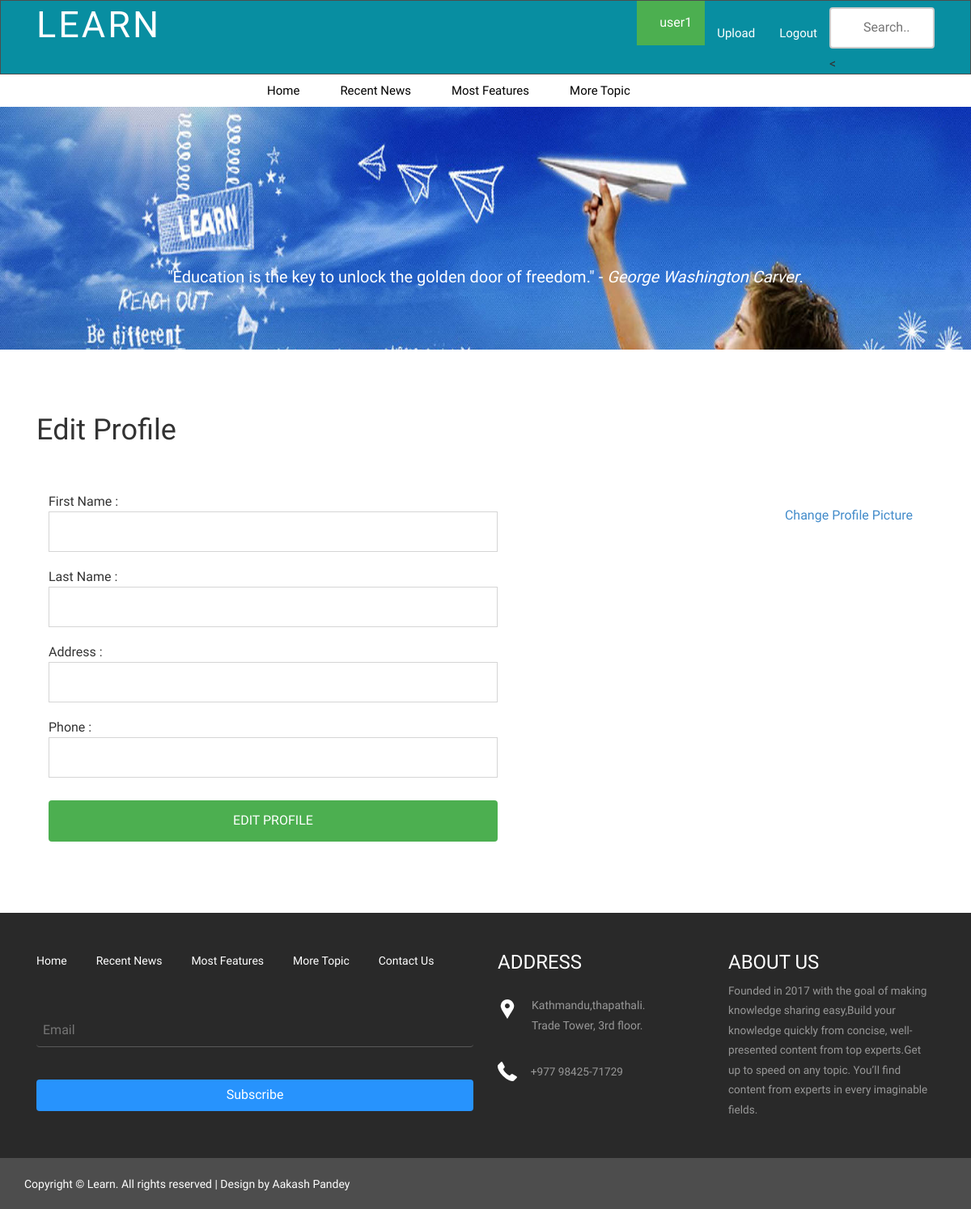
/pages/changeppic.php (signed in), run on the app's committed database.
### tables this page shows
CREATE TABLE IF NOT EXISTS `tbl_slider` (
  `id` int(11) NOT NULL,
  `images` varchar(150) NOT NULL,
  `testimonial` varchar(2000) NOT NULL,
  `date` date NOT NULL,
  `status` enum('active','inactive') NOT NULL,
  `author` varchar(250) NOT NULL
);

CREATE TABLE IF NOT EXISTS `tbl_user` (
  `id` int(11) NOT NULL,
  `fname` varchar(30) NOT NULL,
  `lname` varchar(30) NOT NULL,
  `email` varchar(50) NOT NULL,
  `address` varchar(50) NOT NULL,
  `contact` int(100) NOT NULL,
  `username` varchar(20) NOT NULL,
  `password` varchar(32) NOT NULL,
  `status` enum('active','inactive') NOT NULL,
  `images` varchar(150) NOT NULL
);

### pages/changeppic.php (the view, shortened to what this page needs)
<?php
include '../connection.php';
include '../includes/header.php';
?>
  <div class="courses_banner">
                 <?php
                              $news="SELECT * FROM `tbl_slider` where status='active' order by rand()  limit 1";
                            $result=mysqli_query($connection, $news);
                            if(mysqli_num_rows($result)>0) {
                            while ($row=mysqli_fetch_assoc($result)) {
                ?>
                    <div class="banner-info">
                      <p >"<?=$row['testimonial']?>" -<i> <?=$row['author']?></i>. </p>
                    </div>
              <?php
                  }
                }
              ?>
  </div>
	<div class="courses_box1">
	   <div class="container">
	   	  <div class="col-md-6 about_left">
	   	  	<h1 >Edit Profile</h1>
				<?php
				$userid = $_SESSION['userid'];
					$user="select * from tbl_user where id='$userid'";
					$result=mysqli_query($connection, $user);
					if(mysqli_num_rows($result)>0) {
					while ($row=mysqli_fetch_assoc($result)) {
				?>
	   <div class="container">
		 <form class="contact_form" action='<?php $_SERVER["PHP_SELF"];?>' method='post'  >
			<div class="col-md-6 grid_6">
				First Name : <input type="text"  name="fname"   onfocus="this.value = '';" onblur="if (this.value == '') {this.value = '';}">
				Last Name : <input type="text"  name="lname"   onfocus="this.value = '';" onblur="if (this.value == '') {this.value = '';}">
				Address : <input type="text"  name="address"   onfocus="this.value = '';" onblur="if (this.value == '') {this.value = '';}">
				Phone : <input type="text"  name="phone"   onfocus="this.value = '';" onblur="if (this.value == '') {this.value = '';}">
				 <input type="submit" class="more_btn" data-type="submit" value="Edit Profile">
			</div>
		 </form>
	  	  <div class="clearfix"> </div>
	</div>
          </div>
	   	  <div style="margin-top:10%;"class="col-md-6">
	   	  	<?php echo"<a href='changeppic.php?id=$row[id]' style='float:right;margin-right:5%;' >Change Profile Picture</a>";?>
	   	  </div>
	   	 	<?php
					}
				}
			?>
	   	  <div class="clearfix"> </div>
	   </div>
	</div>
<?php
include '../includes/footer.php';
?>

### css/style.css (style rules this page uses)
h4, h5, h6, h1, h2, h3 { margin-top: 0; }
p { margin: 1%; }
html, body { font-family: 'PT Sans Narrow', sans-serif; font-size: 100%; background:#fff; }
body a { transition:0.5s all; -webkit-transition:0.5s all; -moz-transition:0.5s all; -o-transition:0.5s all; -ms-transition:0.5s all; }
.banner-info { text-align: center; padding:8em 0 0 0; }
.banner-info p { color: #FFF; margin: 1em 0 2em; font-size: 20px; font-weight: 400; }
.courses_banner { background: url(../images/1.jpg)no-repeat center top; background-size: cover; -webkit-background-size: cover; -moz-background-size: cover; -o-background-size: cover; min-height:300px; text-align: center; padding: 3em 0 0 0; }
.courses_box1 { padding: 5em 0; }
figure, figcaption, img, h2, p, i, .person-social { -webkit-transition: all .5s; transition: all .5s; }
form.contact_form { padding: 3em 0 0 0; }
.contact_form input[type='text'] { width: 100%; border-radius: 0; line-height: 22px; font-size: 13px; padding: 14px 17px 14px; outline: none; color: #5d5d5d; height: 50px; border: 1px solid #d5d5d5; -webkit-box-sizing: border-box; -moz-box-sizing: border-box; box-sizing: border-box; margin: 0 0 20px; background: none; }
.grid_6 { padding-left:0; }
.more_btn { display: inline-block; margin-top: 30px; padding: 12px 18px; text-decoration: none; color: #222; background: #fff; border: 1px solid #cccccc; text-transform: uppercase; }
input[type=text], select { width: 100%; padding: 12px 20px; margin: 8px 0; display: inline-block; border: 1px solid #ccc; border-radius: 4px; box-sizing: border-box; }
input[type=submit] { width: 100%; background-color: #4CAF50; color: white; padding: 14px 20px; margin: 8px 0; border: none; border-radius: 4px; cursor: pointer; }

### includes/header.php (style rules this page uses)
input[type=text] { width: 130px; box-sizing: border-box; border: 2px solid #ccc; border-radius: 4px; font-size: 16px; background-color: white; background-image: url('searchicon.png'); background-position: 10px 10px; background-repeat: no-repeat; padding: 12px 20px 12px 40px; -webkit-transition: width 0.4s ease-in-out; transition: width 0.4s ease-in-out; }

### data on the page
tbl_slider: testimonial "Education is the key to unlock the golden door of freedom.", author "George Washington Carver"

### other printed values
$_SESSION['username'] "user1"
